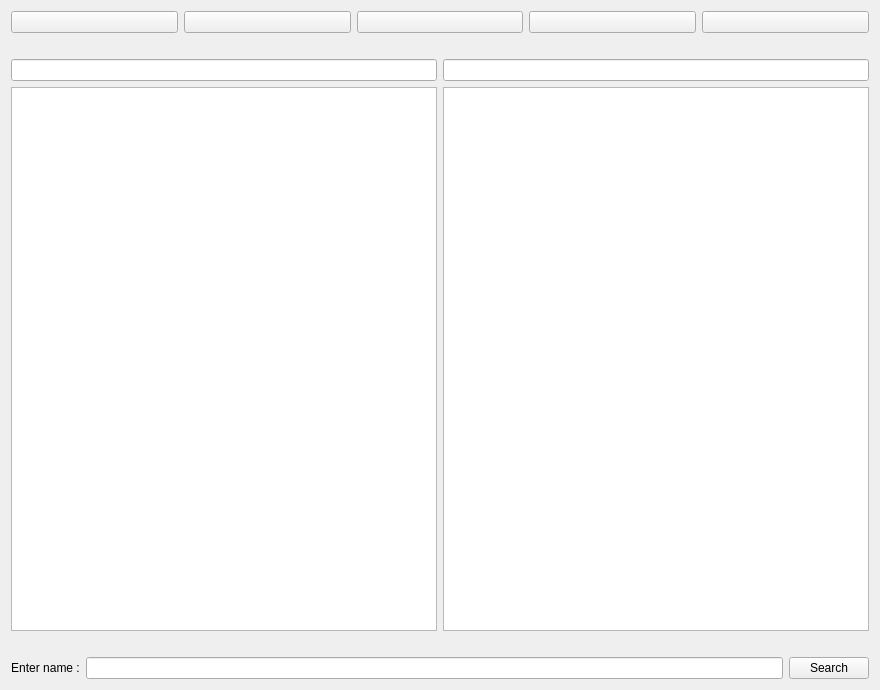
<?xml version="1.0" encoding="UTF-8"?>
<ui version="4.0">
 <class>Form</class>
 <widget class="QWidget" name="Form">
  <property name="geometry">
   <rect>
    <x>0</x>
    <y>0</y>
    <width>880</width>
    <height>690</height>
   </rect>
  </property>
  <property name="windowTitle">
   <string>Form</string>
  </property>
  <layout class="QVBoxLayout" name="verticalLayout">
   <item>
    <layout class="QGridLayout" name="gridLayout">
     <item row="0" column="2">
      <widget class="QPushButton" name="btnCopy">
       <property name="text">
        <string/>
       </property>
       <property name="icon">
        <iconset resource="../resources/resources.qrc">
         <normaloff>:/png-transparent-paper-computer-icons-cut-copy-and-paste-symbol-user-interface-symbol-miscellaneous-angle-text-thumbnail-removebg-preview.png</normaloff>:/png-transparent-paper-computer-icons-cut-copy-and-paste-symbol-user-interface-symbol-miscellaneous-angle-text-thumbnail-removebg-preview.png</iconset>
       </property>
       <property name="iconSize">
        <size>
         <width>30</width>
         <height>30</height>
        </size>
       </property>
      </widget>
     </item>
     <item row="0" column="0">
      <widget class="QPushButton" name="btnCreate">
       <property name="toolTip">
        <string extracomment="Create"/>
       </property>
       <property name="text">
        <string/>
       </property>
       <property name="icon">
        <iconset resource="../resources/resources.qrc">
         <normaloff>:/2044254-200.png</normaloff>:/2044254-200.png</iconset>
       </property>
       <property name="iconSize">
        <size>
         <width>30</width>
         <height>30</height>
        </size>
       </property>
      </widget>
     </item>
     <item row="0" column="1">
      <widget class="QPushButton" name="btnRemove">
       <property name="text">
        <string/>
       </property>
       <property name="icon">
        <iconset resource="../resources/resources.qrc">
         <normaloff>:/pngegg.png</normaloff>:/pngegg.png</iconset>
       </property>
       <property name="iconSize">
        <size>
         <width>30</width>
         <height>30</height>
        </size>
       </property>
      </widget>
     </item>
     <item row="0" column="3">
      <widget class="QPushButton" name="btnReplace">
       <property name="text">
        <string/>
       </property>
       <property name="icon">
        <iconset resource="../resources/resources.qrc">
         <normaloff>:/1827319.png</normaloff>:/1827319.png</iconset>
       </property>
       <property name="iconSize">
        <size>
         <width>30</width>
         <height>30</height>
        </size>
       </property>
      </widget>
     </item>
     <item row="0" column="4">
      <widget class="QPushButton" name="btnRename">
       <property name="text">
        <string/>
       </property>
       <property name="icon">
        <iconset resource="../resources/resources.qrc">
         <normaloff>:/5261910.png</normaloff>:/5261910.png</iconset>
       </property>
       <property name="iconSize">
        <size>
         <width>30</width>
         <height>30</height>
        </size>
       </property>
      </widget>
     </item>
    </layout>
   </item>
   <item>
    <widget class="QLabel" name="label">
     <property name="text">
      <string/>
     </property>
    </widget>
   </item>
   <item>
    <layout class="QGridLayout" name="gridLayout_2">
     <item row="0" column="0">
      <widget class="QLineEdit" name="leftPath"/>
     </item>
     <item row="0" column="1">
      <widget class="QLineEdit" name="rightPath"/>
     </item>
    </layout>
   </item>
   <item>
    <layout class="QHBoxLayout" name="horizontalLayout">
     <item>
      <widget class="QListView" name="lvLeft"/>
     </item>
     <item>
      <widget class="QListView" name="lvRight"/>
     </item>
    </layout>
   </item>
   <item>
    <layout class="QGridLayout" name="gridLayout_3">
     <item row="0" column="1">
      <widget class="QLabel" name="lblType">
       <property name="text">
        <string/>
       </property>
      </widget>
     </item>
     <item row="0" column="0">
      <widget class="QLabel" name="lblDate">
       <property name="text">
        <string/>
       </property>
      </widget>
     </item>
     <item row="0" column="2">
      <widget class="QLabel" name="lblSize">
       <property name="text">
        <string/>
       </property>
      </widget>
     </item>
    </layout>
   </item>
   <item>
    <layout class="QGridLayout" name="gridLayout_4">
     <item row="0" column="1">
      <widget class="QLineEdit" name="lineSearch"/>
     </item>
     <item row="0" column="0">
      <widget class="QLabel" name="enterName">
       <property name="text">
        <string>Enter name :</string>
       </property>
       <property name="alignment">
        <set>Qt::AlignCenter</set>
       </property>
      </widget>
     </item>
     <item row="0" column="2">
      <widget class="QPushButton" name="btnSearch">
       <property name="text">
        <string>Search</string>
       </property>
       <property name="icon">
        <iconset resource="../resources/resources.qrc">
         <normaloff>:/kisspng-computer-icons-search-icon-5b30c8ad36d571.3385379615299237572246-removebg-preview.png</normaloff>:/kisspng-computer-icons-search-icon-5b30c8ad36d571.3385379615299237572246-removebg-preview.png</iconset>
       </property>
       <property name="iconSize">
        <size>
         <width>16</width>
         <height>16</height>
        </size>
       </property>
      </widget>
     </item>
    </layout>
   </item>
  </layout>
 </widget>
 <resources>
  <include location="../resources/resources.qrc"/>
  <include location="../resources/resources.qrc"/>
 </resources>
 <connections/>
</ui>
